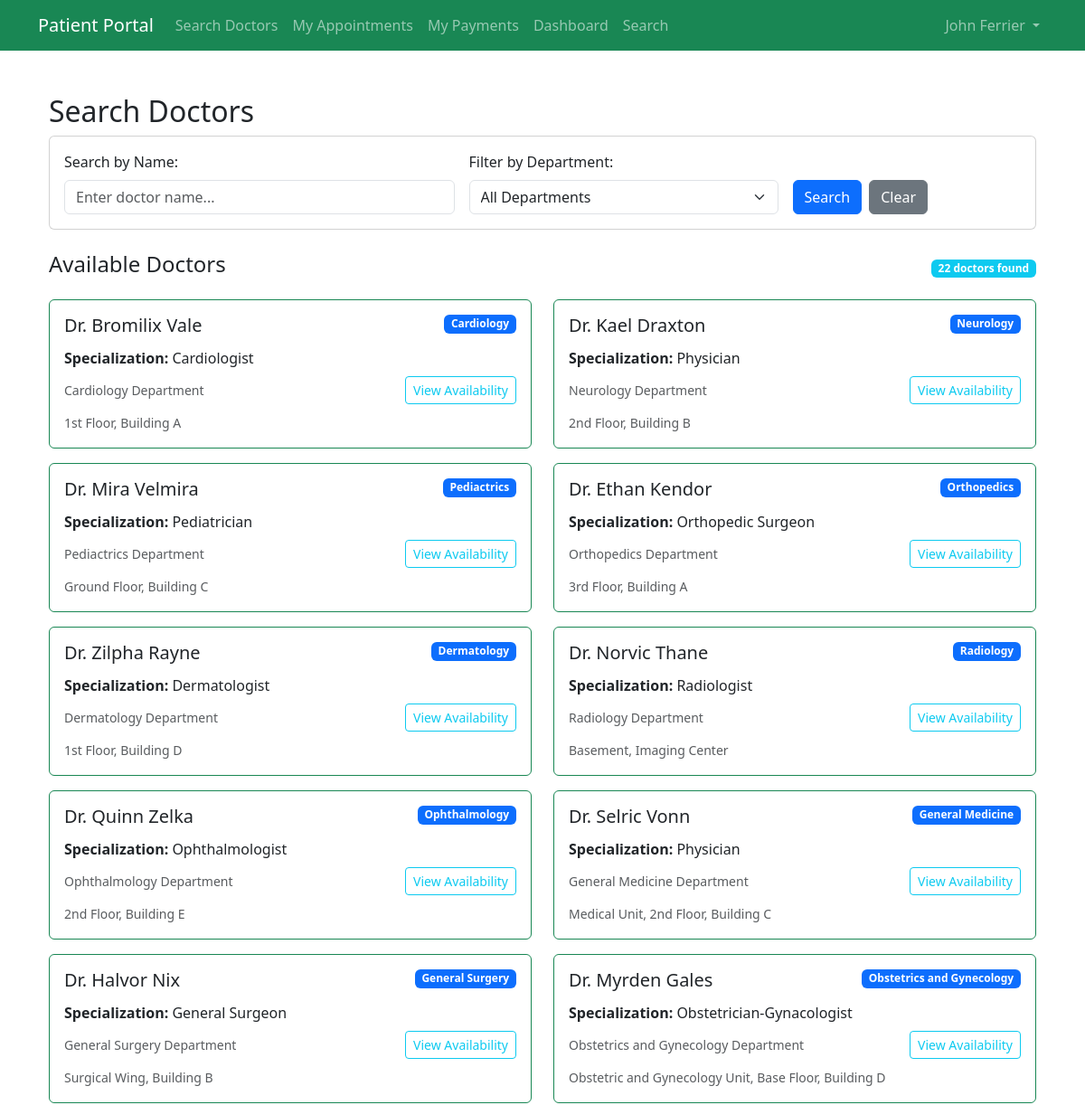
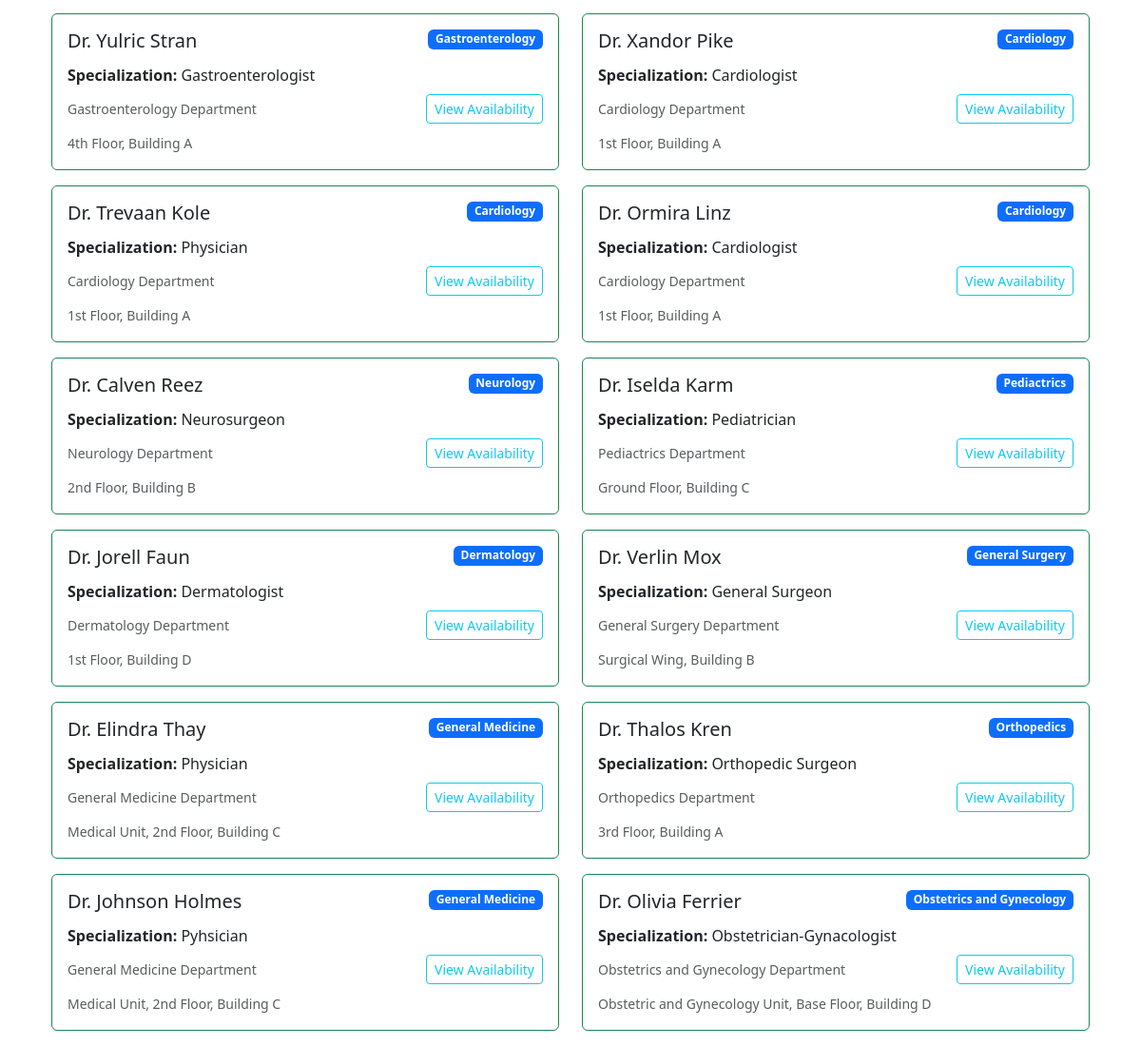
/appointment/search/ (signed in), run on the app's committed database (2 pictures, top to bottom).
### patient/models.py (models this page shows, shortened)
class Patient(models.Model):
    TITLES = [
        ('mr', 'Mr'),
        ('mrs', 'Mrs'),
        ('mss', 'Miss'),
        ('ms', 'Ms'),
        ('dr', 'Dr'),
    ]
    GENDER_CHOICES = [
        ('M', 'Male'),
        ('F', 'Female'),
        ('O', 'Other'),
        ('P', 'Prefer not to say'),
    ]
    MARITAL_STATUS_CHOICES = [
        ('M', 'Married'),
        ('U', 'Unmarried'),
        ('P', 'Prefer not to say'),
    ]
    STATUS_CHOICES = [
        ('active', 'Active'),
        ('inactive', 'Inactive'),
    ]
    title = models.CharField(max_length=10, choices=TITLES, blank=True, null=True)
    fname = models.CharField(max_length=64)
    lname = models.CharField(max_length=64)
    date_of_birth = models.DateField(blank=True, null=True)
    gender = models.CharField(max_length=20, choices=GENDER_CHOICES, blank=True, null=True)
    marital_status = models.CharField(max_length=20, choices=MARITAL_STATUS_CHOICES, blank=True, null=True)
    phone = models.CharField(max_length=20, blank=True, null=True)
    email = models.EmailField(max_length=64)
    address = models.TextField(blank=True, null=True)
    password = models.CharField(max_length=128)
    status = models.CharField(max_length=10, choices=STATUS_CHOICES, default='active')
    created_at = models.DateTimeField(auto_now_add=True)
    updated_at = models.DateTimeField(auto_now=True)

### doctor/models.py (models this page shows, shortened)
class Doctor(models.Model):
    STATUS_CHOICES = [
        ('active', 'Active'),
        ('inactive', 'Inactive')
    ]
    user = models.OneToOneField(User, on_delete=models.CASCADE, null=True, blank=True)
    department = models.ForeignKey(Department, on_delete=models.CASCADE, related_name="doctors")
    fname = models.CharField(max_length=64)
    lname = models.CharField(max_length=64)
    license = models.CharField(max_length=20, unique=True)
    specialisation = models.CharField(max_length=64)
    email = models.EmailField(max_length=64, unique=True)
    phone = models.CharField(max_length=20)
    address = models.TextField(max_length=500)
    password = models.CharField(max_length=128, default='@User123')
    status = models.CharField(max_length=10, choices=STATUS_CHOICES, default="active")
    created_at = models.DateTimeField(auto_now_add=True)
    updated_at = models.DateTimeField(auto_now=True)
    class Meta:
        verbose_name = 'Doctor'
        verbose_name_plural = 'Doctors'

class Department(models.Model):
    STATUS_CHOICE = [
        ('active', 'Active'),
        ('inactive', 'Inactive')
    ]
    dep_name = models.CharField(max_length=100, unique=True)
    dep_email = models.EmailField(max_length=100)
    dep_phone = models.CharField(max_length=20)
    dep_location = models.TextField(max_length=500)
    description = models.TextField(max_length=500, blank=True)
    status = models.CharField(max_length=10, choices=STATUS_CHOICE, default='active')
    created_at = models.DateTimeField(auto_now_add=True)
    updated_at = models.DateTimeField(auto_now=True)
    class Meta:
        verbose_name = 'Department'
        verbose_name_plural = 'Departments'

### appointment/views.py (the view)
# urls.py: path('search/', views.search_doctors, name='search_doctors'),
@patient_login_required
def search_doctors(request):
    query = request.GET.get('q')  # Name search
    department = request.GET.get('department')  # Department search
    patient_id = request.session.get('patient_id')
    patient = get_object_or_404(Patient, id=patient_id)
    doctors = Doctor.objects.filter(status='active').select_related('department')
    if query:
        doctors = doctors.filter(fname__icontains=query)
    if department:
        doctors = doctors.filter(department__dep_name__icontains=department)
    all_departments = Department.objects.filter(status='active').values_list('dep_name', flat=True).distinct().order_by('dep_name')
    return render(request, 'appointment/search_doctors.html', {
        'doctors': doctors,
        'all_departments': all_departments,
        'selected_department': department,
        'search_query': query,
        'patient': patient
    })

### appointment/templates/appointment/search_doctors.html (shortened to what this page needs)
{% extends 'appointment/base.html' %}
{% block content %}
<div class="container mt-5">
    <h2>Search Doctors</h2>
    <div class="card mb-4">
        <div class="card-body">
            <form method="GET" class="row g-3">
                <div class="col-md-5">
                    <label for="q" class="form-label">Search by Name:</label>
                    <input type="text"
                           id="q"
                           name="q"
                           placeholder="Enter doctor name..."
                           class="form-control"
                           value="{{ search_query|default:'' }}">
                </div>
                <div class="col-md-4">
                    <label for="department" class="form-label">Filter by Department:</label>
                    <select id="department" name="department" class="form-select">
                        <option value="">All Departments</option>
                    </select>
                </div>
                <div class="col-md-3 d-flex align-items-end">
                    <button type="submit" class="btn btn-primary me-2">Search</button>
                    <a href="{% url 'appointment:search_doctors' %}" class="btn btn-secondary">Clear</a>
                </div>
            </form>
        </div>
    </div>
    {% if doctors %}
        <div class="d-flex justify-content-between align-items-center mb-3">
            <h4>Available Doctors</h4>
            <span class="badge bg-info">{{ doctors.count }} doctor{{ doctors.count|pluralize }} found</span>
        </div>
        <div class="row">
            {% for doctor in doctors %}
                <div class="col-lg-6 mb-3">
                    <div class="card border border-success">
                        <div class="card-body h-100">
                            <div class="d-flex justify-content-between align-items-start mb-2">
                                <h5 class="card-title mb-1">Dr. {{ doctor.fname }} {{ doctor.lname|default:'' }}</h5>
                                <span class="badge bg-primary">{{ doctor.department.dep_name }}</span>
                            </div>
                            <p class="card-text mb-2">
                                <strong>Specialization:</strong> {{ doctor.specialisation|default:'General Practice' }}<br>
                            </p>
                            <div class="d-flex justify-content-between align-items-center">
                                <small class="text-muted">{{ doctor.department.dep_name }} Department</small>
                                <a href="{% url 'appointment:patient_view_availability' doctor.id %}"
                                   class="btn btn-outline-info btn-sm">
                                    View Availability
                                </a>
                            </div>
                            {% if doctor.department.dep_location %}
                                <div class="mt-2">
                                    <small class="text-muted">
                                         {{ doctor.department.dep_location }}
                                    </small>
                                </div>
                            {% endif %}
                        </div>
                    </div>
                </div>
            {% endfor %}
        </div>
    {% endif %}
</div>
{% endblock %}

### appointment/templates/appointment/base.html (shortened to what this page needs)
<!doctype html>
<html lang="en">
  <head>
    <link href="https://cdn.jsdelivr.net/npm/bootstrap@5.3.7/dist/css/bootstrap.min.css" rel="stylesheet">
  </head>
  <body>
    {% if patient %}
    <nav class="navbar navbar-expand-lg navbar-dark bg-success">
        <div class="container">
            <a class="navbar-brand" href="{% url 'appointment:search_doctors' %}">
                 Patient Portal
            </a>
            <div class="collapse navbar-collapse" id="navbarNavPatient">
                <ul class="navbar-nav me-auto">
                    <li class="nav-item">
                        <a class="nav-link" href="{% url 'appointment:search_doctors' %}">
                             Search Doctors
                        </a>
                    </li>
                    <li class="nav-item">
                        <a class="nav-link" href="{% url 'appointment:view_appointments' %}">
                             My Appointments
                        </a>
                    </li>
                    <li class="nav-item">
                        <a class="nav-link" href="{% url 'patient:patient_payments' %}">
                             My Payments
                        </a>
                    </li>
                    <li class="nav-item">
                        <a class="nav-link" href="{% url 'patient:patient_dashboard' %}">
                             Dashboard
                        </a>
                    </li>
                    <li class="nav-item">
                        <a class="nav-link" href="{% url 'patient:patient_search' %}">
                             Search
                        </a>
                    </li>
                </ul>
                <ul class="navbar-nav">
                    <li class="nav-item dropdown">
                        <a class="nav-link dropdown-toggle" href="#" id="navbarDropdownPatient" role="button" data-bs-toggle="dropdown">
                             {{ patient.fname }} {{ patient.lname }}
                        </a>
                    </li>
                </ul>
            </div>
        </div>
    </nav>
    {% endif %}
    <div class="container mt-3">
        {% block content %}
        {% endblock %}
    </div>
  </body>
</html>

### data on the page
Patient: fname "John", lname "Ferrier"
Doctor: fname "Bromilix", lname "Vale", department.dep_name "Cardiology", specialisation "Cardiologist", department.dep_location "1st Floor, Building A"
Doctor: fname "Kael", lname "Draxton", department.dep_name "Neurology", specialisation "Physician", department.dep_location "2nd Floor, Building B"
Doctor: fname "Mira", lname "Velmira", department.dep_name "Pediactrics", specialisation "Pediatrician", department.dep_location "Ground Floor, Building C"
Doctor: fname "Ethan", lname "Kendor", department.dep_name "Orthopedics", specialisation "Orthopedic Surgeon", department.dep_location "3rd Floor, Building A"
Doctor: fname "Zilpha", lname "Rayne", department.dep_name "Dermatology", specialisation "Dermatologist", department.dep_location "1st Floor, Building D"
Doctor: fname "Norvic", lname "Thane", department.dep_name "Radiology", specialisation "Radiologist", department.dep_location "Basement, Imaging Center"
Doctor: fname "Quinn", lname "Zelka", department.dep_name "Ophthalmology", specialisation "Ophthalmologist", department.dep_location "2nd Floor, Building E"
Doctor: fname "Selric", lname "Vonn", department.dep_name "General Medicine", specialisation "Physician", department.dep_location "Medical Unit, 2nd Floor, Building C"
Doctor: fname "Halvor", lname "Nix", department.dep_name "General Surgery", specialisation "General Surgeon", department.dep_location "Surgical Wing, Building B"
Doctor: fname "Myrden", lname "Gales", department.dep_name "Obstetrics and Gynecology", specialisation "Obstetrician-Gynacologist", department.dep_location "Obstetric and Gynecology Unit, Base Floor, Building D"
Doctor: fname "Yulric", lname "Stran", department.dep_name "Gastroenterology", specialisation "Gastroenterologist", department.dep_location "4th Floor, Building A"
Doctor: fname "Xandor", lname "Pike", department.dep_name "Cardiology", specialisation "Cardiologist", department.dep_location "1st Floor, Building A"
Doctor: fname "Trevaan", lname "Kole", department.dep_name "Cardiology", specialisation "Physician", department.dep_location "1st Floor, Building A"
Doctor: fname "Ormira", lname "Linz", department.dep_name "Cardiology", specialisation "Cardiologist", department.dep_location "1st Floor, Building A"
Doctor: fname "Calven", lname "Reez", department.dep_name "Neurology", specialisation "Neurosurgeon", department.dep_location "2nd Floor, Building B"
Doctor: fname "Iselda", lname "Karm", department.dep_name "Pediactrics", specialisation "Pediatrician", department.dep_location "Ground Floor, Building C"
Doctor: fname "Jorell", lname "Faun", department.dep_name "Dermatology", specialisation "Dermatologist", department.dep_location "1st Floor, Building D"
Doctor: fname "Verlin", lname "Mox", department.dep_name "General Surgery", specialisation "General Surgeon", department.dep_location "Surgical Wing, Building B"
Doctor: fname "Elindra", lname "Thay", department.dep_name "General Medicine", specialisation "Physician", department.dep_location "Medical Unit, 2nd Floor, Building C"
Doctor: fname "Thalos", lname "Kren", department.dep_name "Orthopedics", specialisation "Orthopedic Surgeon", department.dep_location "3rd Floor, Building A"
Doctor: fname "Johnson", lname "Holmes", department.dep_name "General Medicine", specialisation "Pyhsician", department.dep_location "Medical Unit, 2nd Floor, Building C"
Doctor: fname "Olivia", lname "Ferrier", department.dep_name "Obstetrics and Gynecology", specialisation "Obstetrician-Gynacologist", department.dep_location "Obstetric and Gynecology Unit, Base Floor, Building D"

### other printed values
{{ doctors.count }} "22"
